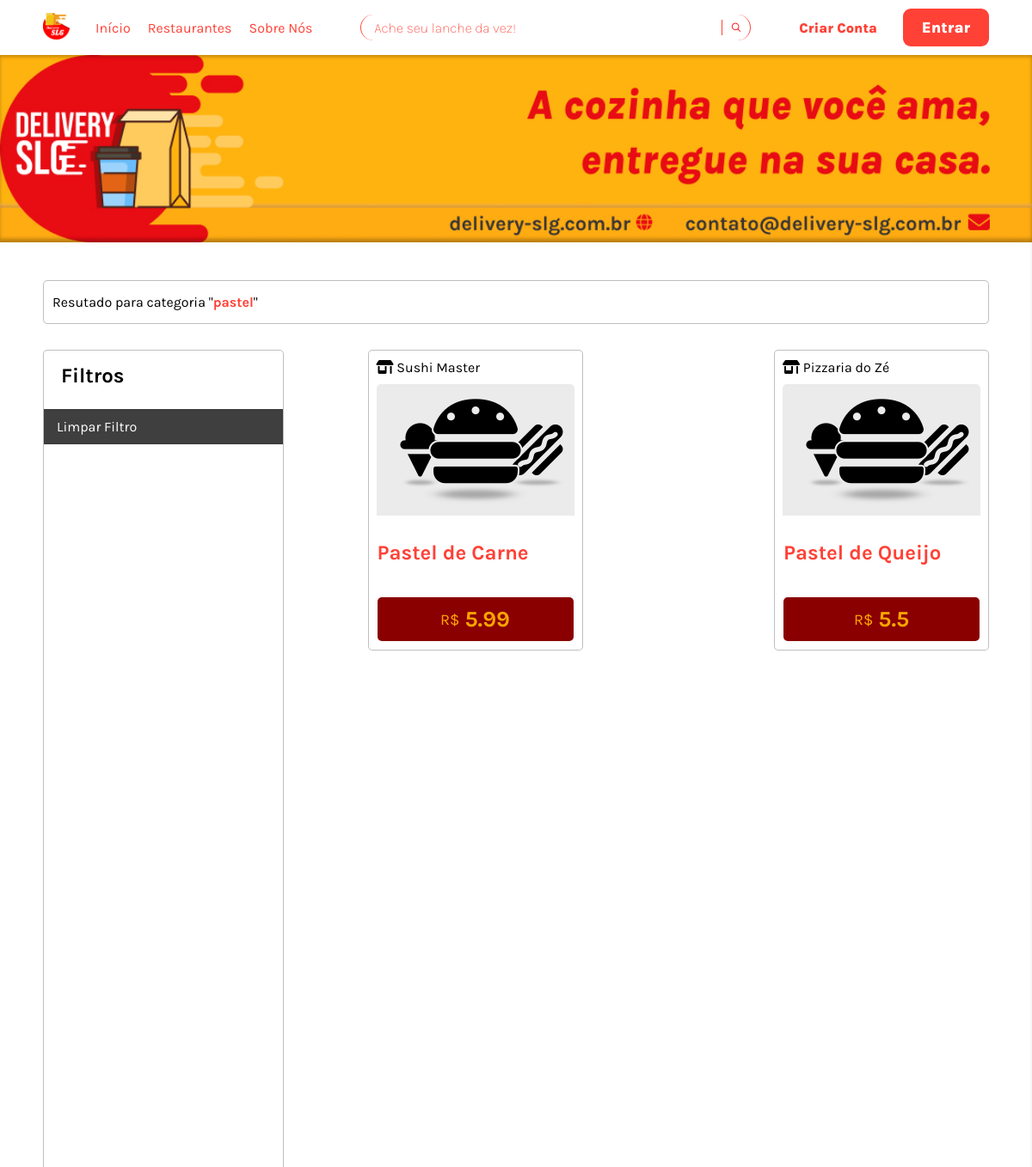
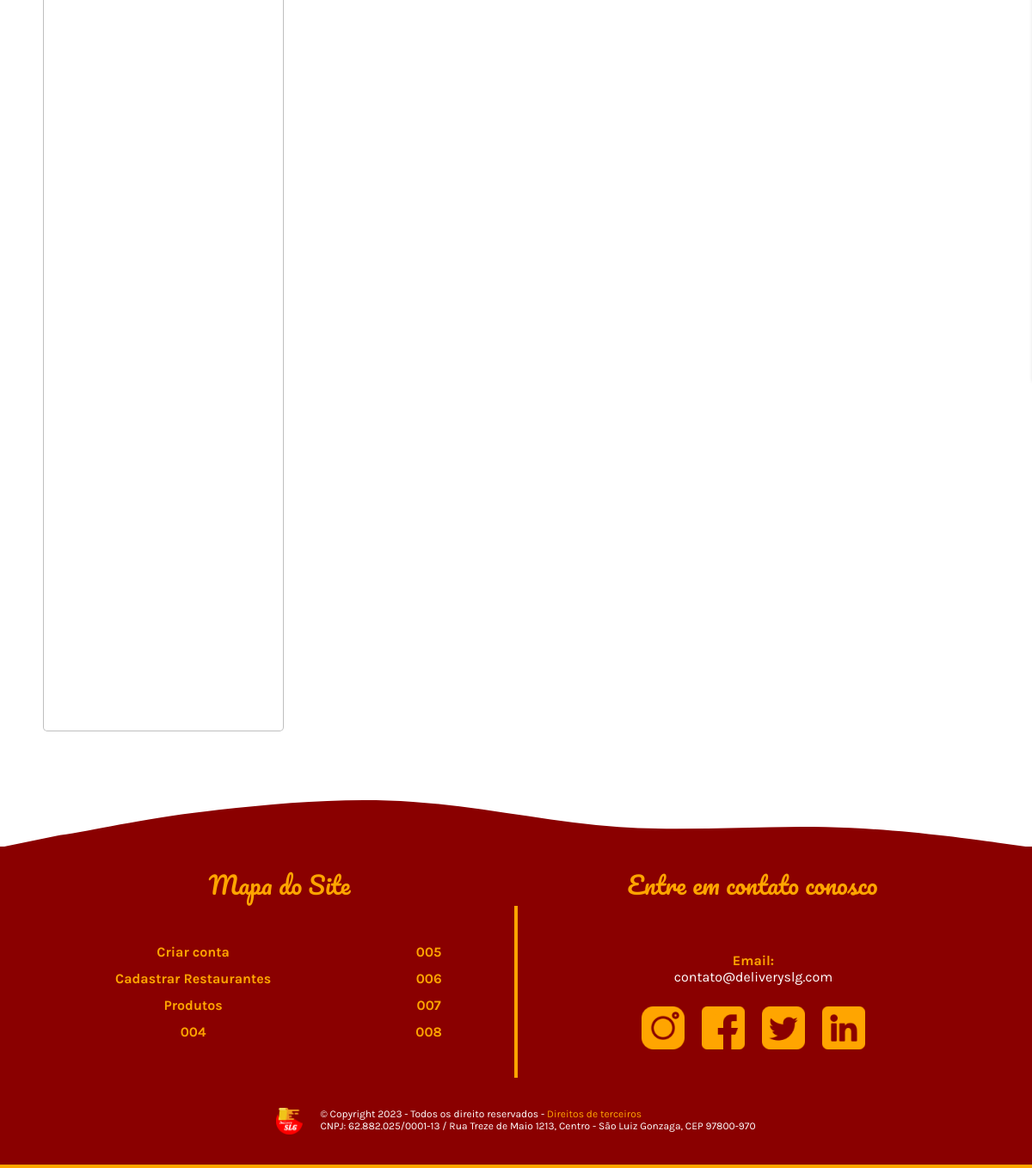
The page /pages/produtos.php?categoria=pastel on the database its author committed (2 pictures, top to bottom).
### tables this page shows
CREATE TABLE IF NOT EXISTS `produtos` (
  `id` int(11) NOT NULL AUTO_INCREMENT,
  `nome` varchar(100) NOT NULL,
  `descricao` varchar(250) NOT NULL,
  `imagem` varchar(255) DEFAULT '/delivery-slg.com.br/assets/images/default-images/lanches-produtos.png',
  `preco` decimal(10,2) NOT NULL,
  `categoria` enum('sorvete','pastel','pizza','açai','frango_frito','hamburguer','cachorro_quente','x_burguer') NOT NULL,
  `id_Restaurante` int(11) NOT NULL,
  PRIMARY KEY (`id`),
  KEY `id_Restaurante` (`id_Restaurante`)
);

CREATE TABLE IF NOT EXISTS `restaurantes` (
  `id` int(11) NOT NULL AUTO_INCREMENT,
  `nome` varchar(100) NOT NULL,
  `rua` varchar(100) NOT NULL,
  `numero` varchar(10) NOT NULL,
  `complemento` varchar(400),
  `bairro` varchar(40) NOT NULL,
  `email` varchar(100) NOT NULL,
  `telefone` varchar(11) NOT NULL,
  `cnpj` varchar(14) NOT NULL,
  `hora_Funcionamento` varchar(100) NOT NULL,
  `formas_De_Pagamento` set('dinheiro','cartao_credito','cartao_debito','pix') DEFAULT 'dinheiro' NOT NULL,
  `chave_Pix` varchar(150) NOT NULL,
  `senha` varchar(100) NOT NULL,
  `forma_De_Entrega` set('Retirada no Local','Motoboy') DEFAULT 'Retirada no Local' NOT NULL,
  `ativo` tinyint(1),
  `imagem` VARCHAR(255) DEFAULT '/delivery-slg.com.br/assets/images/default-images/restaurante.png' NOT NULL,
  PRIMARY KEY (`id`)
);

### source/dao/produtosDAO.php (called while the page is built, shortened)
<?php
require_once($_SERVER['DOCUMENT_ROOT'] . '/delivery-slg.com.br/source/classes/produtos.class.php');
class ProdutoDAO
{
  function BuscarProdutosPorCategoria(string $categoria) {
    $conection = ConexaoBD();
    try {
      if (!empty($categoria)) {
        $stmt = $conection->prepare('SELECT * FROM `produtos` WHERE `categoria` = "' . $categoria . '"');
      } else {
        $stmt = $conection->prepare("SELECT * FROM produtos ORDER BY categoria ASC");
      }
      $stmt->execute();
      if ($stmt->rowCount()) {
        $produto = new Produtos();
        while ($result = $stmt->fetch(PDO::FETCH_OBJ)) {
          $produto->setId($result->id);
          $produto->setNome($result->nome);
          $produto->setDescricao($result->descricao);
          $produto->setImagem($result->imagem);
          $produto->setPreco($result->preco);
          $produto->setCategoria($result->categoria);
          $produto->setId_Restaurante($result->id_Restaurante);
          $arr[] = clone $produto;
        }
        return $arr;
      } else {
        return FALSE;
      }
    } catch (PDOException $ex) {
      $_SESSION['mensagemError'] = 'Erro ao buscar produtos com categoria' . $ex->getMessage();
      $_SESSION['erroSucessOrFail'] = false;
      throw $ex;
      die();
    }
  }
}

### source/controller/produtos_controller.php (called while the page is built, shortened)
<?php
require_once($_SERVER['DOCUMENT_ROOT'] . '/delivery-slg.com.br/source/dao/produtosDAO.php');
require_once($_SERVER['DOCUMENT_ROOT'] . '/delivery-slg.com.br/source/dao/restaurantesDAO.php');
class ProdutosController
{
  function BuscarNomeRestaurante(int $id)
  {
    $dao = new RestaurantesDAO();
    $restaurante = $dao->BuscarPorId($id);
    if (isset($restaurante) && !empty($restaurante)) {
      return $restaurante->getNome();
    }
    return 'Restaurante não encontrado';
  }
  function BuscarProdutosPorCategoria(string $categoria)
  {
    $dao = new ProdutoDAO();
    $produtos = $dao->BuscarProdutosPorCategoria($categoria);
    if (!empty($produtos) && $produtos !== false) {
      return $produtos;
    }
  }
}

### source/classes/produtos.class.php (called while the page is built, shortened)
<?php
class Produtos {
  private int $id;
  private int $id_Restaurante;
  private string $nome;
  private string $descricao;
  private string $imagem;
  private float $preco;
  public function getId(): int {
    return $this->id;
  }
  public function setId(int $id) {
    $this->id = $id;
  }
  public function getId_Restaurante(): int {
    return $this->id_Restaurante;
  }
  public function setId_Restaurante(int $id_Restaurante) {
    $this->id_Restaurante = $id_Restaurante;
  }
  public function getNome(): string {
    return $this->nome;
  }
  public function setNome(string $nome) {
    $this->nome = $nome;
  }
  public function getDescricao(): string {
    return $this->descricao;
  }
  public function setDescricao(string $descricao) {
    $this->descricao = $descricao;
  }
  public function getImagem(): string {
    return $this->imagem;
  }
  public function setImagem(string $imagem) {
    $this->imagem = $imagem;
  }
  public function getPreco(): float {
    return $this->preco;
  }
  public function setPreco(float $preco) {
    $this->preco = $preco;
  }
}

### source/dao/restaurantesDAO.php (called while the page is built, shortened)
<?php
require_once($_SERVER['DOCUMENT_ROOT'] . '/delivery-slg.com.br/source/classes/restaurantes.class.php');
class RestaurantesDAO
{
  function BuscarPorId(int $id)
  {
    $conection = ConexaoBD();
    try {
      $stmt = $conection->prepare('SELECT * FROM restaurantes WHERE id = :id');
      $stmt->bindValue(':id', $id);
      $stmt->execute();
      if ($stmt->rowCount()) {
        $restaurante = new Restaurantes();
        while ($result = $stmt->fetch(PDO::FETCH_OBJ)) {
          $restaurante->setId($result->id);
          $restaurante->setNome($result->nome);
          $restaurante->setRua($result->rua);
          $restaurante->setNumero($result->numero);
          $restaurante->setComplemento($result->complemento);
          $restaurante->setBairro($result->bairro);
          $restaurante->setEmail($result->email);
          $restaurante->setTelefone($result->telefone);
          $restaurante->setCnpj($result->cnpj);
          $restaurante->setHora_Funcionamento($result->hora_Funcionamento);
          $restaurante->setFormas_Pagamento($result->formas_De_Pagamento);
          $restaurante->setFormas_Entrega($result->forma_De_Entrega);
          $restaurante->setChave_Pix($result->chave_Pix);
          $restaurante->setSenha($result->senha);
          $restaurante->setAtivo($result->ativo);
          $restaurante->setImagem($result->imagem);
        }
        return $restaurante;
      } else {
        echo "Não foi possivel achar restaurante!";
        return FALSE;
      }
    } catch (PDOException $ex) {
      echo "Erro em encontrar esse restaurante";
      die();
    }
  }
}

### source/classes/restaurantes.class.php (called while the page is built, shortened)
<?php
class Restaurantes
{
  private string $nome;
  public function getNome(): string
  {
    return $this->nome;
  }
  public function setNome(string $nome)
  {
    $this->nome = $nome;
  }
}

### pages/produtos.php (the view, shortened to what this page needs)
<?php
require_once($_SERVER['DOCUMENT_ROOT'] . '/delivery-slg.com.br/source/controller/produtos_controller.php');
?>
<?php include_once('../includes/metas_gerais.php'); ?>
<link rel="stylesheet" href="../assets/style/all.css">
<link rel="stylesheet" href="../assets/style/produtos.css">
<link rel="stylesheet" href="../assets/style/media-queries/all.css">
<link rel="stylesheet" href="../assets/style/media-queries/produtos.css">
</head>
<body>
  <?php include('../includes/header.php'); ?>
  <main>
    <div class="max-width-page-limit">
      <picture class="banner-delivery">
        <source media="(max-width: 480px)" srcset="../assets/images/main/produtos/banner-delivery-480">
        <source media="(max-width: 768px)" srcset="../assets/images/main/produtos/banner-delivery-768">
        <img src="../assets/images/main/produtos/banner-delivery-medio-baixo.jpg" alt="Banner delivery slg A cozinha que você ama, entregue na sua casa.">
      </picture>
    </div>
    <div class="max-width-page-limit">
      <section class="max-width-content-limit main-content">
        <?php
        if (isset($_GET['busca']) && !empty($_GET['busca'])) {
        ?>
          <div class="resultado-busca">
            <p>Resutado para "<span class="busca"><?= $_GET['busca'] ?></span>"</p>
          </div>
        <?php
        } else if (isset($_GET['categoria']) && !empty($_GET['categoria'])) {
        ?>
          <div class="resultado-busca">
            <p>Resutado para categoria "<span class="busca"><?= $_GET['categoria'] ?></span>"</p>
          </div>
        <?php
        }
        ?>
        <div class="produtos-main-container">
          <div class="produtos-filtro">
            <div class="filtros-container">
              <h2 class="filtro-title">Filtros</h2>
              <div class="filtro-btn">
                <?php
                if (isset($_GET['busca']) || isset($_GET['categoria'])) {
                  ?>
                    <div class="filtro limpar-filtro"><a href="produtos.php">Limpar Filtro</a></div>
                  <?php
                }
                ?>
              </div>
            </div>
          </div>
          <div class="produtos-cards-lista" id="produtosCardLista">
            <?php
            $controller = new ProdutosController();
            if (isset($_GET) && (isset($_GET['campo']) && isset($_GET['ordem'])) || isset($_GET['busca']) || isset($_GET['categoria'])) {
              if (isset($_GET['busca'])) {
                $busca = addslashes(filter_input(INPUT_GET, 'busca'));
                try {
                  $produtos = $controller->BuscarProdutosPorNome($busca);
                } catch (Exception $ex) {
                  MsgPerssonalizadaDeErro();
                }
              } else if (isset($_GET['categoria'])) {
                $categoria = addslashes(filter_input(INPUT_GET, 'categoria'));
                try {
                  $produtos = $controller->BuscarProdutosPorCategoria($categoria);
                } catch (Exception $ex) {
                  MsgPerssonalizadaDeErro();
                }
              }
            } else {
              $produtos = $controller->BuscarProdutos();
            }
            if (!empty($produtos)) {
              foreach ($produtos as $row) :
            ?>
              <div class="card-produto">
                <div class="nome-image-restaurante">
                  <div class="restaurante-name">
                    <i class="fa-solid fa-shop"></i>
                    <span>
                      <?= $controller->BuscarNomeRestaurante($row->getId_Restaurante()) ?></span>
                  </div>
                  <div>
                    <img src="<?= $row->getImagem() ?>" alt="<?= $row->getNome() ?>">
                  </div>
                </div>
                <div class="informacoes-restaurante flip-card">
                  <div class="produto-nome-preco card-front">
                    <h2><?= $row->getNome() ?></h2>
                    <div class="produto-preco">
                      <span class="tipo-preco">
                        R$
                      </span>
                      <span class="valor-produto">
                        <?= $row->getPreco() ?>
                      </span>
                    </div>
                  </div>
                  <div class="card-back">
                    <p>
                      <?= $row->getDescricao() ?>
                    </p>
                    <button onclick="adicionarAoCarrinho(<?= $row->getId() ?>)" class="btn-adicionar-carrinho">
                    </button>
                  </div>
                </div>
              </div>
            <?php endforeach;
            } else {
              echo "Não foi possível retornar resusltados!";
            }
            ?>
          </div>
        </div>
      </section>
    </div>
  </main>
  <?php include_once('../includes/footer.php'); ?>
</body>
</html>

### assets/style/all.css (style rules this page uses)
* { padding: 0; margin: 0; box-sizing: border-box; }
body { background-color: #EAEAEA; }
.max-width-content-limit { max-width: 1180px; padding: 0 40px; margin: 0 auto; }
.max-width-page-limit { max-width: 1366px; height: 100%; background-color: #fff; margin: 0 auto; width: 100%; }
main { font-family: "Karla", sans-serif; width: 100%; }
main .main-content { padding: 40px; }

### rows shown on the page
produtos: id_Restaurante.nome "Sushi Master", imagem (picture), nome "Pastel de Carne", preco "5.99", descricao "Recheado com carne moída"
produtos: id_Restaurante.nome "Pizzaria do Zé", imagem (picture), nome "Pastel de Queijo", preco "5.5", descricao "Saboroso pastel de queijo"

### other values the page prints
$_GET['categoria'] "pastel"
